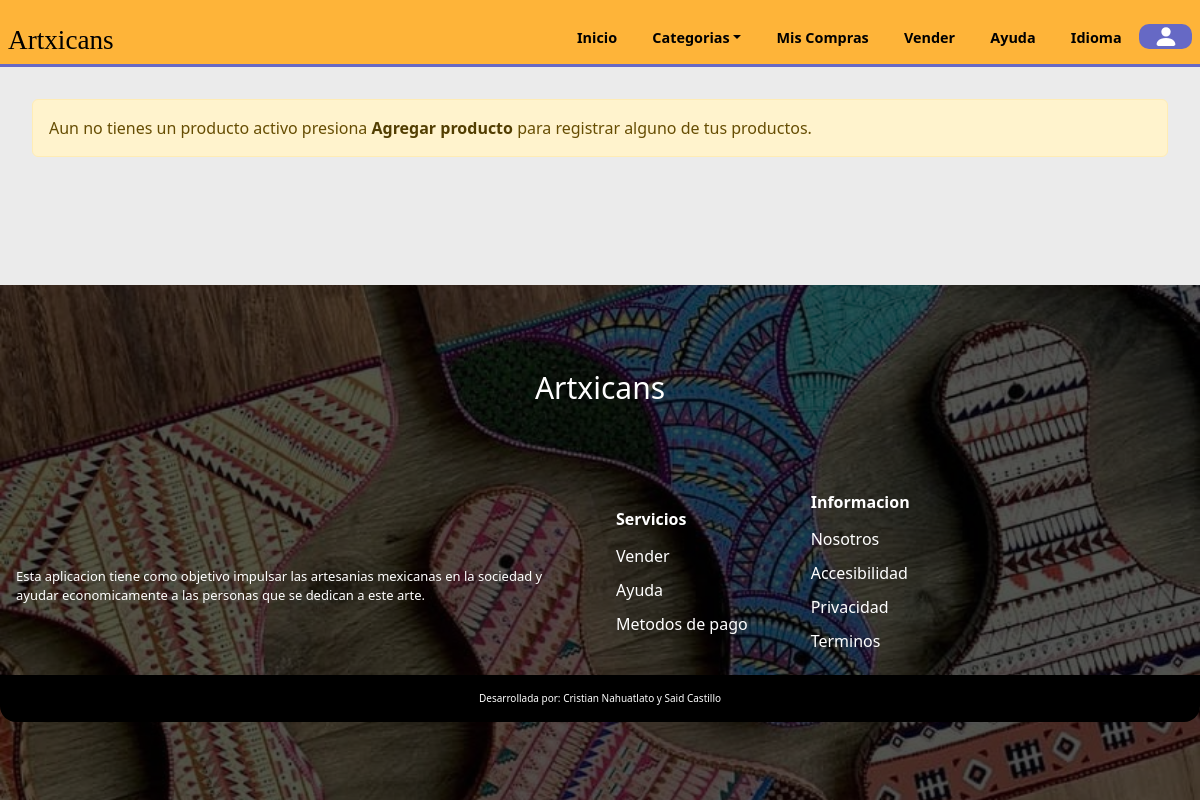
Page /productList.php (signed in) on the earlier database version.
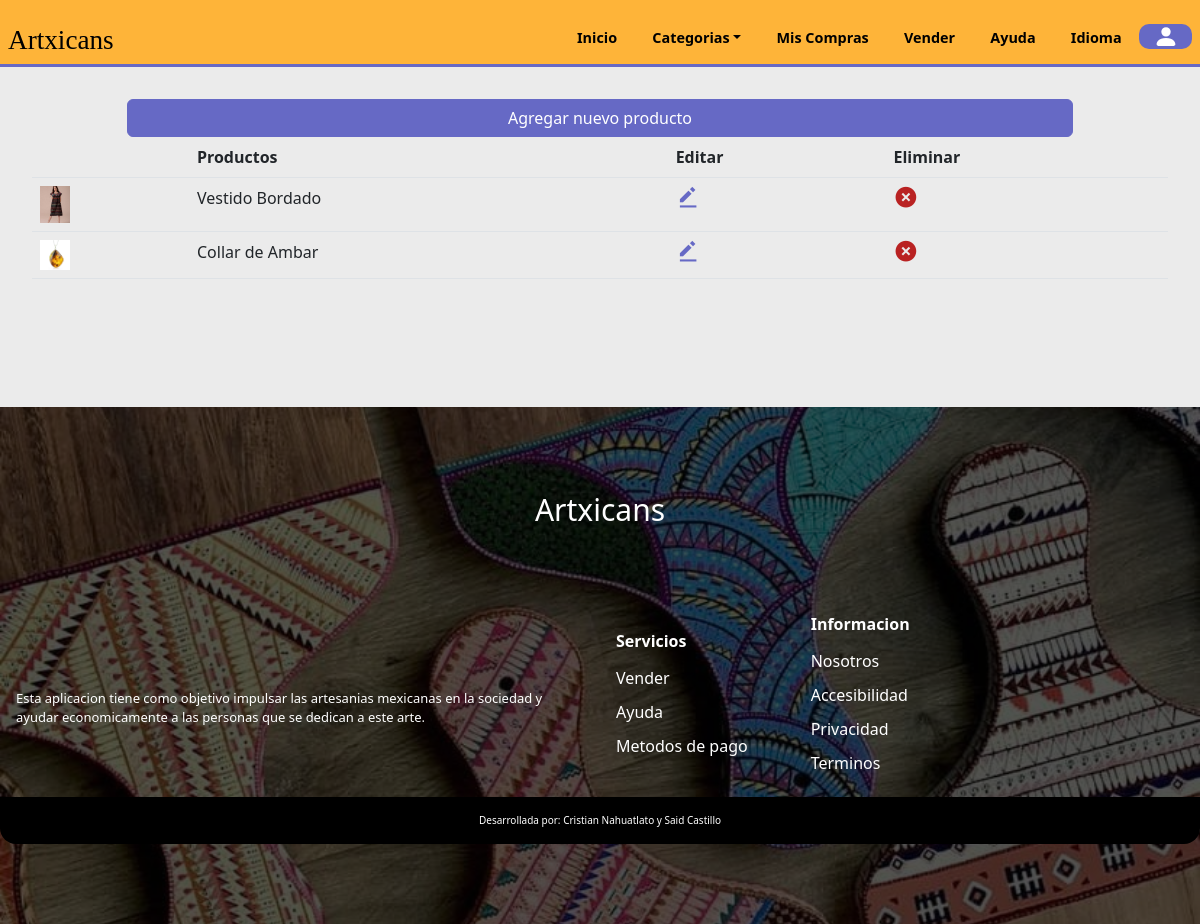
Same page on the later database version.
### tables this page shows
CREATE TABLE `products` (
  `id_product` int(11) NOT NULL,
  `product` varchar(80) NOT NULL,
  `image` varchar(80) NOT NULL,
  `price` int(11) NOT NULL,
  `description` varchar(250) NOT NULL,
  `category` varchar(30) NOT NULL,
  `subcategory` varchar(40) NOT NULL,
  `image2` varchar(100) NOT NULL,
  `image3` varchar(100) NOT NULL,
  `ID` int(11) DEFAULT NULL
);

### productList.php (the view)
<?php
    include('./templates/cabecera.php');
    include('./global/conexion.php');
    $id_user = $_SESSION['id'];
    $query = mysqli_query($conn,"SELECT * FROM products WHERE ID = $id_user");
?>
<div class="t-p-seller">
<?php
    if($query->num_rows > 0){
?>
<div class="d-grid gap-2 col-10 mx-auto">
  <button class="btn btn-info" type="button">Agregar nuevo producto</button>
</div>
<table class="table">
  <thead>
    <tr>
      <th scope="col"></th>
      <th scope="col">Productos</th>
      <th scope="col">Editar</th>
      <th scope="col">Eliminar</th>
    </tr>
  </thead>
  <tbody>
  <?php
    while($row = mysqli_fetch_array($query)){
  ?>
    <tr>
      <th scope="row"><img src="./assets/products/<?php echo $row['image']?>" alt="product" style="width:30px;heigth:30px"></th>
      <td><?php echo $row['product']?></td>
      <td class="edit-button"><a href="#" ><i class='bx bxs-edit-alt bx-sm'></i></a></td>
      <td class="delete-button"><a href="#"><i class='bx bxs-x-circle bx-sm'></i></a></td>
    </tr>
    <?php }?>
  </tbody>
</table>
<?php }else{?>
<div class="alert alert-warning" role="alert">
  Aun no tienes un producto activo presiona <a href="#" class="alert-link">Agregar producto</a> para registrar alguno de tus productos.
</div>
<?php }?>
</div>
<?php
    include('./templates/pie.php');
?>

### templates/cabecera.php (shortened to what this page needs)
<!DOCTYPE html>
<html lang="es">
  <head>
    <link rel="stylesheet" href="./styles/bootstrap-5.2.3-dist/css/bootstrap.min.css">
    <link rel="stylesheet" href="styles/pages/signup-login.css?v=2" />
    <link rel="stylesheet" href="./styles/home/products.css?v=2">
    <link rel="stylesheet" href="./styles/home/searchbox.css?v=2" />
    <link rel="stylesheet" href="./styles/footer/footer.css?v=2" />
    <link rel="stylesheet" href="./styles/home/main.css?v=2" />
    <link rel="stylesheet" href="./styles/header/header.css?v=2" />
    <link rel="stylesheet" href="./styles/pages/products.css?v=2" />
    <link rel="stylesheet" href="./styles/pages/sellers.css?v=2" />
    <link rel="stylesheet" href="./styles/pages/reg_seller.css?v=2" />
    <link rel="stylesheet" href="./styles/pages/categories.css?v=2" />
    <link rel="stylesheet" href="./styles/pages/help.css?v=2" />
    <link rel="stylesheet" href="./styles/pages/profile.css?v=2" />
    <link rel="stylesheet" href="index.css?v=2" />
    <link href='https://unpkg.com/boxicons@2.0.9/css/boxicons.min.css' rel='stylesheet'>
  </head>
  <body>
    <header class="header">
      <nav class="navigation">
        <div class="logo">
          <a href="index.html">Artxicans</a>
        </div>
        <div class="navbar" id="navbar">
          <ul class="navList">
            <li class="navItem"><a href="index.php">Inicio</a></li>
            <li class="navItem dropdown set-categories">
              <a
                href=""
                class="dropdown-toggle"
                data-bs-toggle="dropdown"
                aria-expanded="false"
                >Categorias</a
              >
            </li>
            <li class="navItem"><a href="">Mis Compras</a></li>
            <li class="navItem"><a href="helpers/validate-seller.php">Vender</a></li>
            <li class="navItem"><a href="help.php">Ayuda</a></li>
            <li class="navItem"><a data-bs-toggle="modal" data-bs-target="#translateModal" style="cursor:pointer;">Idioma</a></li>
            <?php if(@!$_SESSION['user']){?>
            <div class="headerBtn">
              <button class="loginBtn" onclick="location.href='login.php'">
                <a>Ingresa</a>
              </button>
              <button class="btn-header2 signBtn" onclick="location.href='signup.php'">
                <a>Regístrate</a>
              </button>
            </div>
            <?php }else{?>
              <a href="profile.php" class="cuenta" style="display:flex;align-items:cneter;justify-content:center;">
              <svg xmlns="http://www.w3.org/2000/svg" width="40" height="25" fill="#ffff" style="cursor:pointer;"  class="bi bi-person-fill" viewBox="0 0 16 16">
                  <path d="M3 14s-1 0-1-1 1-4 6-4 6 3 6 4-1 1-1 1H3Zm5-6a3 3 0 1 0 0-6 3 3 0 0 0 0 6Z"/>
              </svg>
              </a>
              <?php }?>
          </ul>
        </div>
      </nav>
    </header>

### templates/pie.php (shortened to what this page needs)
 <section class="footer">
  <div class="footer-img">
    <img src="assets/material/tablas.jpg" alt="footer">
  </div>
  <div class="fooContent">
    <div class="contactsDiv flex">
      <div class="footer-text">
        <small>Artxicans</small>
      </div>
    </div>
  <div class="footerCard flex">
    <div class="footerIntro flex">
      <div class="footerParagraph">
      Esta aplicacion tiene como objetivo impulsar las artesanias mexicanas en la sociedad
      y ayudar economicamente a las personas que se dedican a este arte.
      </div>
    </div>
    <div class="footerLinks grid">
      <div class="linkGroup">
        <span class="groupTitle">
          Servicios
        </span>
        <li class="footerList flex"><a href="helpers/validate-seller.php">Vender</a></li>
        <li class="footerList flex"><a href="./help.php">Ayuda</a></li>
        <li class="footerList flex"><a href="./">Metodos de pago</a></li>
      </div>
      <div class="linkGroup">
        <span class="groupTitle">
          Informacion
        </span>
        <li class="footerList flex"><a href="./about.php">Nosotros</a></li>
        <li class="footerList flex"><a href="./">Accesibilidad</a></li>
        <li class="footerList flex"><a href="./"> Privacidad</a></li>
        <li class="footerList flex"><a href="./">Terminos</a></li>
      </div>
      </div>
      <div class="footer-end flex">
        <small>Desarrollada por:  Cristian Nahuatlato y Said Castillo</small>
      </div>
    </div>
  </div>
</section>
  </body>
</html>

### styles/home/products.css (style rules this page uses)
.btn-info { --bs-btn-color: var(--bs-white); --bs-btn-bg: var(--second-alpha-color); --bs-btn-border-color: var(--second-alpha-color); --bs-btn-hover-color: var(--bs-white); --bs-btn-hover-bg: #787bc8; --bs-btn-hover-border-color:var(--second-alpha-color) ; --bs-btn-focus-shadow-rgb: var(--bd-violet-rgb); --bs-btn-active-color: var(--bs-btn-hover-color); --bs-btn-active-bg: var(--second-alpha-color); --bs-btn-active-border-color: var(--second-alpha-color); --bs-btn-disabled-color:rgb(57, 55, 55); --bs-btn-disabled-bg: #a7a9ea; --bs-btn-disabled-border-color: #787bc8; }

### styles/footer/footer.css (style rules this page uses)
.footer { width: 100%; position: relative; padding: 2rem 0; display: flex; align-items: center; justify-content: center; margin:auto; margin-bottom: 4rem; margin-top: 8rem; }
.footer-img { position: absolute; height: 100%; width: 100%; }
.footer-img img { height: 100%; object-fit: cover; width: 100vw; }
.footer-img::after { content: ''; position: absolute; background: rgba(10, 10, 10, 0.7); top: 0; bottom: 0; right: 0; left: 0; mix-blend-mode: multiply; }
.fooContent { width: 100%; height: max-content; padding: 2rem initial; display: flex; justify-content: center; align-items: center; flex-direction: column; margin: auto; row-gap: 2rem; z-index: 100; }
.contactsDiv { justify-content: space-between; flex-direction: column; gap: 1rem; }
.footer-text small { font-size: 30px; font-weight: 400; color: white; }
.footerCard { position: relative; padding: 1rem 1rem 4rem; gap: 2rem; border-radius: 1rem; width: 100%; justify-content: center; flex-direction: column; align-items: center; overflow: hidden; }
.footerIntro { flex-basis: 50%; justify-content: center; align-items: flex-start; flex-direction: column; row-gap: .5rem; }
.footerParagraph { font-size: 13px; color: white; }
.footerLinks { flex-basis: 50%; width: 100%; gap: 1rem; grid-template-columns: repeat(2,1fr); justify-content: space-between; }
.linkGroup .groupTitle { display: block; font-weight: 600; color: white; margin-bottom:.5rem; }
.footerList { font-size: 15px; color: white; transition: .3s ease-in-out; cursor: pointer; }
.footer-end { flex-direction: column; position: absolute; bottom: 0; left: 0; right: 0; background: black; padding: 1rem 2rem; }
.footer-end small { font-size: 10px; color: white; }
.footerList a { color: white; }
@media screen and (min-width:840px) { .footer { padding: 5rem 0; margin-bottom: 0; } }
@media screen and (min-width:840px) { .footerCard { flex-direction: row; } }
@media screen and (min-width:840px) { .footerLinks { grid-template-columns: repeat(3,1fr); padding-bottom: 1rem; } }
@media screen and (min-width: 1024px) { .footerCard { padding: 3rem 1rem; } }
@media screen and (min-width: 1024px) { .footerIntro { font-size: 15px; color: white; } }
@media screen and (min-width: 1024px) { .footerList { font-size: 16px; padding: 5px 0; } }

### styles/home/main.css (style rules this page uses)
.set-categories { display: none; }
@media screen and (min-width: 768px) { .set-categories { display: block; } }
body { top:0px !important; }

### styles/header/header.css (style rules this page uses)
.header { position: fixed; background: var(--first-color); width: 100%; padding: 0.9rem; z-index: 1000; bottom: 0; }
.navigation { display: flex; align-items: center; justify-content: space-between; }
.logo a { font-family: "Bungee Inline", cursive; font-size: 1.7rem; text-decoration: none; color: var(--black-color); }
.logo a::first-letter { text-transform: uppercase !important; }
@media screen and (min-width: 769px) { .header { position: sticky; top: 0; padding: 0.5rem; height: calc(var(--header-height) - 0.5rem); border-bottom: 3px solid var(--second-alpha-color); } }
@media screen and (min-width: 769px) { .navbar > .navList { margin-top: 0.5rem; display: flex; align-items: center; justify-content: center; flex-direction: row; } }
@media screen and (min-width: 769px) { .navbar > .navList > .navItem > a { color: var(--black-color); padding: 0rem 0.2rem; font-size: 0.9rem; font-weight: 600; } }
@media screen and (min-width: 960px) { .navbar > .navList > .navItem { padding: 0 0.9rem; } }

### styles/pages/sellers.css (style rules this page uses)
.t-p-seller { margin: 2rem 1rem; }
.edit-button a .bx { color:var(--second-alpha-color); }
.delete-button a .bx { color: rgb(185, 34, 34); }
@media screen and (min-width:768px) { .t-p-seller { margin:2rem 2rem; } }

### templates/cabecera.php (style rules this page uses)
.cuenta { color:black; font-size:0.9rem; background:var(--second-alpha-color); padding:0 0.4rem; border-radius:10px }

Differences in the rows shown:
now on this page (row edited): products: image (picture), product "Vestido Bordado"
now on this page (row edited): products: image (picture), product "Collar de Ambar"
Other differences:
text no longer shown: "Aun no tienes un producto activo presiona Agregar producto para registrar alguno de tus productos."
text now shown: "Agregar nuevo producto Productos Editar Eliminar"
